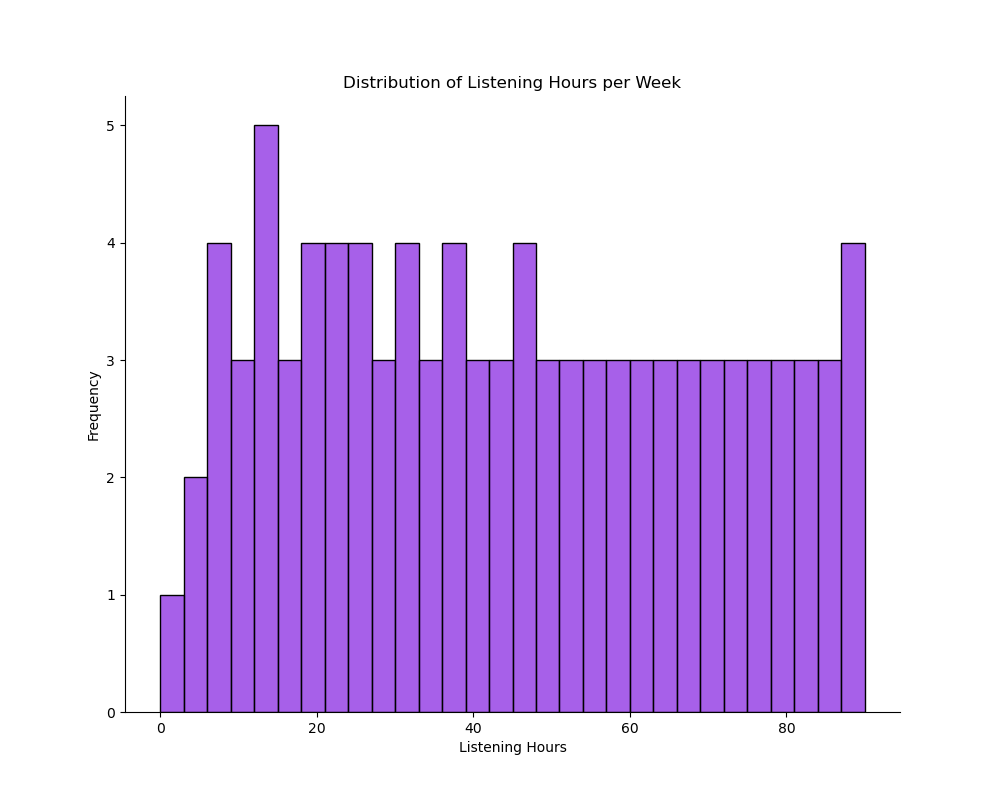

The Python source for this figure:

import seaborn as sns
import matplotlib.pyplot as plt
import pandas as pd
from io import StringIO

# Data in CSV format
csv_data = """Listening Hours
2
5
5
6
7
8
8
9
10
11
12
12
13
14
14
15
16
17
18
18
19
20
21
21
22
23
24
25
25
26
27
28
29
30
31
31
32
33
34
35
36
37
38
38
39
40
41
42
43
44
45
46
47
47
48
49
50
51
52
53
54
55
56
57
58
59
60
61
62
63
64
65
66
67
68
69
70
71
72
73
74
75
76
77
78
79
80
81
82
83
84
85
86
87
88
89
90
"""

# Reading data into a pandas DataFrame
data = pd.read_csv(StringIO(csv_data))

# Set figure size
plt.figure(figsize=(10, 8))

# Create a vertical histogram
sns.histplot(data['Listening Hours'], 
             color="#8A2BE2", 
             binwidth=3, 
             binrange=(0, 90),
             orientation='vertical')

# Additional modifications for aesthetics
plt.title('Distribution of Listening Hours per Week')
plt.xlabel('Listening Hours')
plt.ylabel('Frequency')
sns.despine()

# Display the plot
plt.show()
